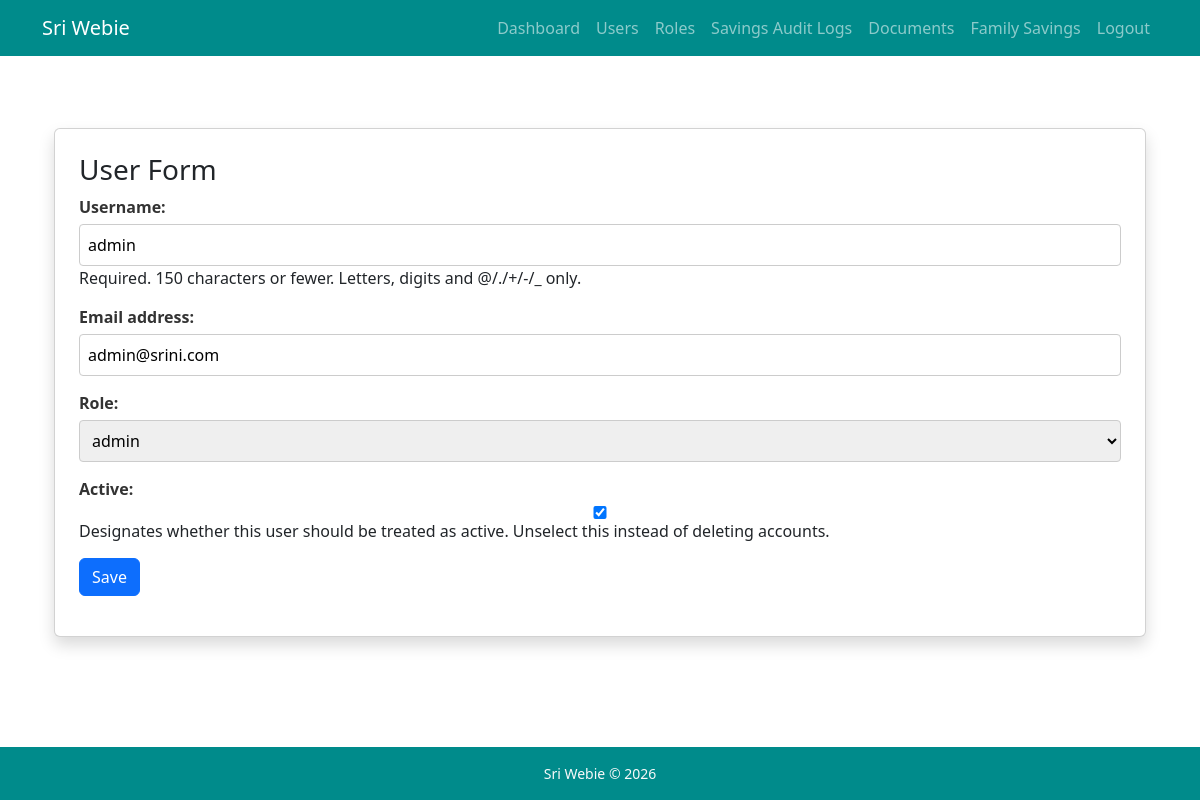
Screenshot of /users/1/edit/ (signed in) with the database file from the repository.
### users/models.py (models this page shows, shortened)
class User(AbstractUser):
    role = models.ForeignKey(Role, on_delete=models.PROTECT, null=True, blank=True)
    groups = models.ManyToManyField('auth.Group', related_name='custom_user_set', blank=True, help_text='The groups this user belongs to', verbose_name='groups')
    user_permissions = models.ManyToManyField('auth.Permission', related_name='custom_user_set', blank=True, help_text='Specific permissions for this user.', verbose_name='user permissions')

### users/views.py (the view)
# urls.py: path('users/<pk>/edit/', user_update, name="user_update"),
@login_required
def user_update(request, pk):
    if not is_admin(request.user):
        return HttpResponseForbidden("Admins only can access")
    user = get_object_or_404(User, pk=pk)
    form = UserUpdateForm(request.POST or None, instance=user)
    if form.is_valid():
        user = form.save()
        messages.success(request, f"User {user.username} updated successfully.")
        return redirect("user_list")
    return render(request, "users/user_form.html", {"form": form})

### users/forms.py
class UserUpdateForm(forms.ModelForm):
    class Meta:
        model = User
        fields = ["username", "email", "role", "is_active"]

### users/models.py (called while the page is built)
    def __str__(self):
        return self.role_name

### users/views.py (called while the page is built)
def is_admin(user):
    return user.role and user.role.role_name == 'admin'

### users/templates/users/user_form.html (shortened to what this page needs)
{% extends "users/base.html" %}
{% block content %}
    <div class="container mt-5">
        <div class="card p-4 shadow">
            <h3>User Form</h3>
            <form method="post">
                {{form.as_p}}
                <button type="submit" class="btn btn-primary">Save</button>
            </form>
        </div>
    </div>
{%endblock%}

### users/templates/users/user_form.html (style rules this page uses)
form p { margin-bottom: 15px; display: flex; flex-direction: column; }
form p label { font-weight: bold; color: #333; margin-bottom: 5px; }
form p input, form p select { padding: 8px; border: 1px solid #ccc; border-radius: 4px; }

### rows the page displays
User: username "admin", email "admin@srini.com", role "admin", is_active "☑"
